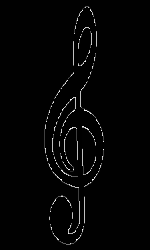
#> input picture Backend/user/routes/gclef.png, 150 x 250 px, given as the content of the folder alto, which was not available
$ python getClefTrainingData.py
#> lines starting #> are read from the running program, lines starting #| are printed output that depends on the picture; after the words box and inside, x2 and y2 are one past the last pixel; in counts of white or black regions, pixels touching at a corner belong together; pictures that were not available may be replaced by others from this repository, and a replacement may not be noted
import numpy as np
import cv2
import random
from os import walk
import os.path


def modifyClef(imgPath, imgPathLines, clefName):
#> called with imgPath = 'CClef.png', imgPathLines = 'alto', clefName = 'CClef'
	imgCount = 1
	# modify for lines
	for (dirpath, dirnames, filenames) in walk(imgPathLines):
		for file in filenames:

			# open the image with grayscale
			fileToOpen = os.path.join(imgPathLines, file)
			im_gray = cv2.imread(fileToOpen, cv2.IMREAD_GRAYSCALE)
#> im_gray is the input picture: shape (250, 150); min 0, max 253, mean 4.8

			# ignore if not images
			if '.DS_Store' in fileToOpen:
				continue

			# update image to binary
			thresh = 127
			im_bw = cv2.threshold(im_gray, thresh, 255, cv2.THRESH_BINARY)[1]
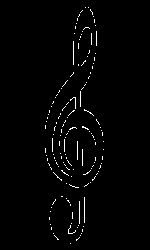
#> im_bw: shape (250, 150); 1.6% white in thin lines or dots, all inside (x1, y1, x2, y2) = (45, 7, 104, 244)

			# number of images to generate per image
			numImages = 5
			if '_noLines' in fileToOpen:
				numImages = 300
			if imgPathLines == 'alto' and '__noLines' not in fileToOpen:
				numImages = 40
			if imgPathLines == 'alto' and '__noLines' in fileToOpen:
				numImages = 200

			for i in range(1, numImages):

				# generate a random width and height - stretch or shrink
				width = random.randint(25, 49)
				height = random.randint(30, 70)

				# resize image with random size
				img = cv2.resize(im_bw, (width, height), interpolation = cv2.INTER_LINEAR)

				# add white space around image to make it 70 by 70
				verticalPadding = int((70 - height)/2)
				horizontalPadding = int((50 - width)/2)
				WHITE = [255, 255, 255]
				img = cv2.copyMakeBorder(img, verticalPadding, verticalPadding, horizontalPadding, horizontalPadding, cv2.BORDER_CONSTANT, value=WHITE)

				# write image to folder
				imgName =  './'+ clefName + '/' + clefName + str(imgCount) + '.png'
				cv2.imwrite(imgName, img)
				imgCount += 1
#> this loop made 39 passes
#> pass 1, in modifyClef, `img = cv2.resize(im_bw, (width, height), interpolation = cv2.INTER_LIN..`:
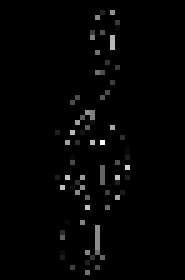
#> img: shape (56, 37) (shown 5 times larger); min 0, max 255, mean 3.9
#> pass 1, in modifyClef, `img = cv2.copyMakeBorder(img, verticalPadding, verticalPadding, horizo..`:
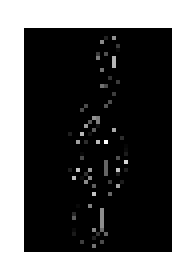
#> img: shape (70, 49) (shown 4 times larger); min 0, max 255, mean 103.3
#> pass 2, in modifyClef, `img = cv2.resize(im_bw, (width, height), interpolation = cv2.INTER_LIN..`:
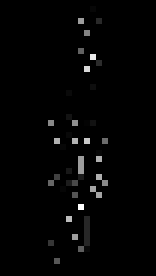
#> img: shape (46, 26) (shown 6 times larger); min 0, max 255, mean 3.9
#> pass 2, in modifyClef, `img = cv2.copyMakeBorder(img, verticalPadding, verticalPadding, horizo..`:
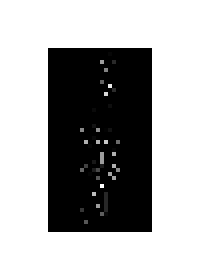
#> img: shape (70, 50) (shown 4 times larger); min 0, max 255, mean 169.2
#> after the loop, imgCount = 40


if __name__ == '__main__':
	# modifyClef('GClef.png', 'treble', 'GClef')
	# modifyClef('FClef.png', 'bass', 'FClef')
	modifyClef('CClef.png', 'alto', 'CClef')

$ run again, on Backend/user/routes/assets/gclef.png
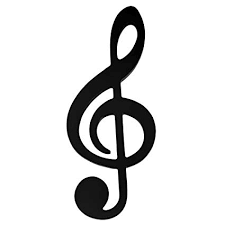
#> input picture Backend/user/routes/assets/gclef.png, 225 x 225 px, given as the content of the folder alto, which was not available
#> in modifyClef, im_gray is the input picture: shape (225, 225); min 0, max 255, mean 220.7
#> in modifyClef, `im_bw = cv2.threshold(im_gray, thresh, 255, cv2.THRESH_BINARY)[1]`:
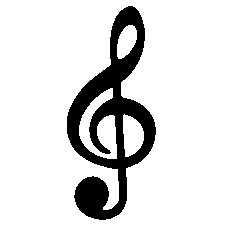
#> im_bw: shape (225, 225); 85.8% white; 1 black region, box (x1, y1, x2, y2) and area: (67, 6, 156, 220) 7167
#> the loop in modifyClef, `for i in range(1, numImages):` made 39 passes
#> pass 2, in modifyClef, `img = cv2.copyMakeBorder(img, verticalPadding, verticalPadding, horizo..`:
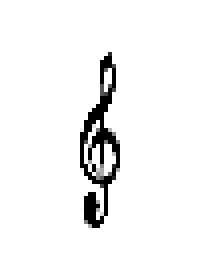
#> img: shape (70, 50) (shown 4 times larger); min 0, max 255, mean 242.9
#> after the loop in modifyClef, `for i in range(1, numImages):`: imgCount = 40
